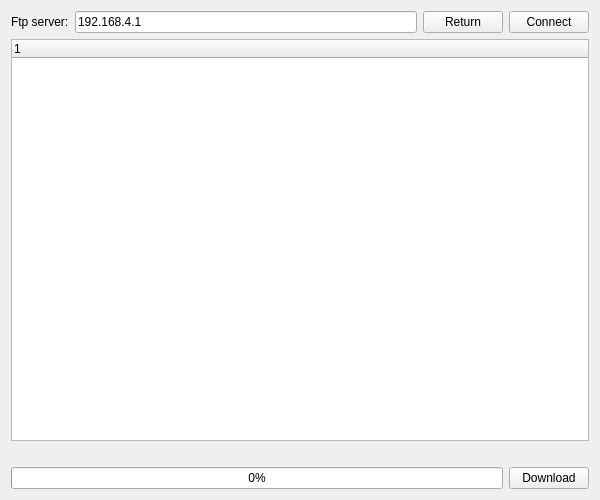
<?xml version="1.0" encoding="UTF-8"?>
<ui version="4.0">
 <class>FtpWidget</class>
 <widget class="QWidget" name="FtpWidget">
  <property name="geometry">
   <rect>
    <x>0</x>
    <y>0</y>
    <width>600</width>
    <height>500</height>
   </rect>
  </property>
  <property name="windowTitle">
   <string>Form</string>
  </property>
  <layout class="QVBoxLayout" name="verticalLayout">
   <item>
    <layout class="QHBoxLayout" name="horizontalLayout_2">
     <item>
      <widget class="QLabel" name="label_ftpServer">
       <property name="text">
        <string>Ftp server:</string>
       </property>
      </widget>
     </item>
     <item>
      <widget class="QLineEdit" name="lineEdit_ftpServer">
       <property name="text">
        <string>192.168.4.1</string>
       </property>
      </widget>
     </item>
     <item>
      <widget class="QPushButton" name="pushButton_cdToParent">
       <property name="text">
        <string>Return</string>
       </property>
      </widget>
     </item>
     <item>
      <widget class="QPushButton" name="pushButton_connect">
       <property name="text">
        <string>Connect</string>
       </property>
      </widget>
     </item>
    </layout>
   </item>
   <item>
    <widget class="QTreeWidget" name="treeWidget_fileList">
     <column>
      <property name="text">
       <string notr="true">1</string>
      </property>
     </column>
    </widget>
   </item>
   <item>
    <widget class="QLabel" name="label_status">
     <property name="text">
      <string/>
     </property>
    </widget>
   </item>
   <item>
    <layout class="QHBoxLayout" name="horizontalLayout">
     <item>
      <widget class="QProgressBar" name="progressBar">
       <property name="maximum">
        <number>100</number>
       </property>
       <property name="value">
        <number>0</number>
       </property>
      </widget>
     </item>
     <item>
      <widget class="QPushButton" name="pushButton_download">
       <property name="text">
        <string>Download</string>
       </property>
      </widget>
     </item>
    </layout>
   </item>
  </layout>
 </widget>
 <resources/>
 <connections/>
</ui>
